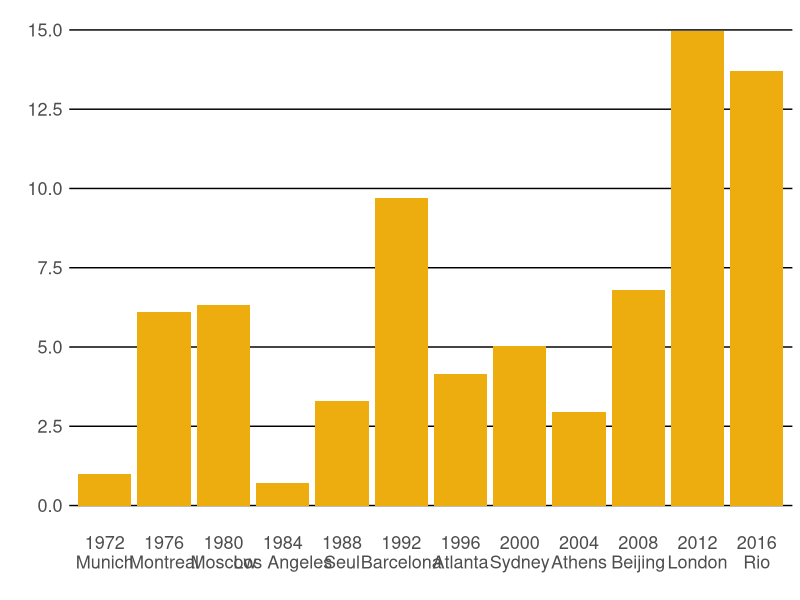

Recreate this plot in R. (Note: this script raises an error after producing the figure.)
df<-read.csv('wydatki.csv')
library('ggplot2')
library('dplyr')

df<-mutate(df, koszt=koszt.w.mil.pomn/1000)
df<-mutate(df, miastko=case_when(
  miasto=="Monachium"~"Munich",
  miasto=="Moskwa"~"Moscow",
  miasto=="Seoul"~"Seul",
  miasto=="Ateny"~"Athens",
  miasto=="Pekin"~"Beijing",
  miasto=="Londyn"~"London",
  TRUE~miasto
))
df<-mutate(df, nowe=paste(rok, miastko, sep = "\n"))


df%>%
  ggplot(aes(x=nowe, y=koszt))+
  geom_col(fill="darkgoldenrod2")+
  scale_y_continuous(breaks = seq(0,20, by=2.5))+
  theme_minimal()+
  theme(panel.grid.major.x = element_blank())+
  theme(panel.grid.minor.y=element_blank())+
  labs(x="",
       y="")+
  theme(panel.grid=element_line(colour="black"))+
  theme(axis.text = element_text(size = 13))+
  ggsave(
    filename = "wydatki.png",
    bg = "transparent"
  )

  
